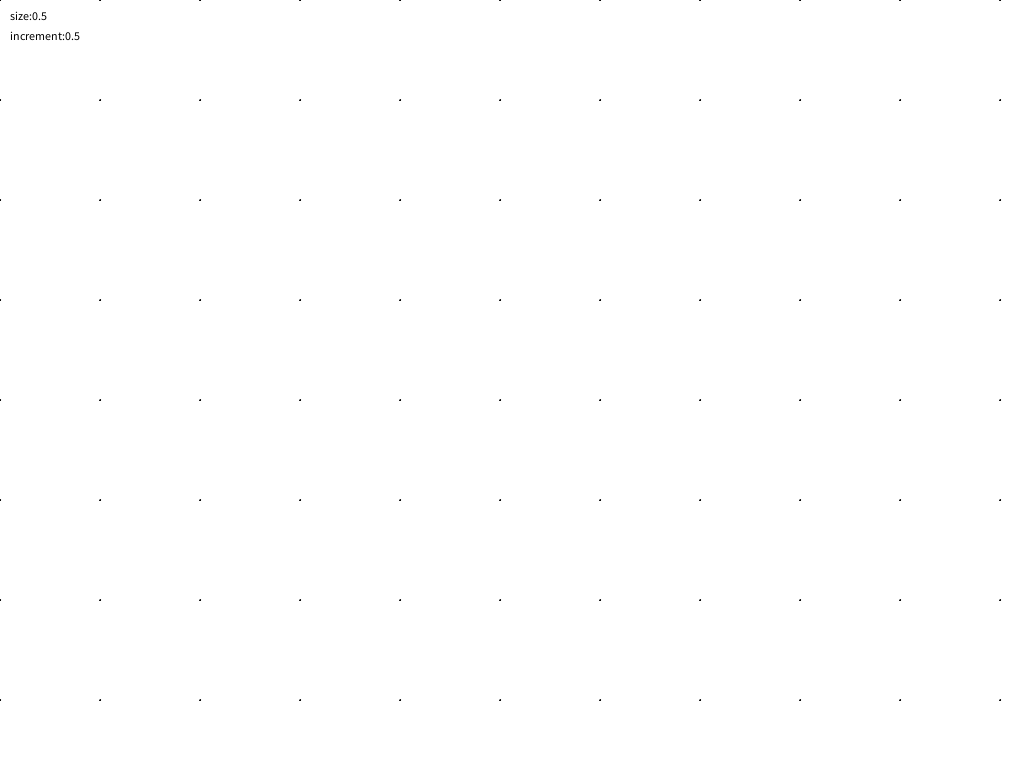
Frame 1 (no input)
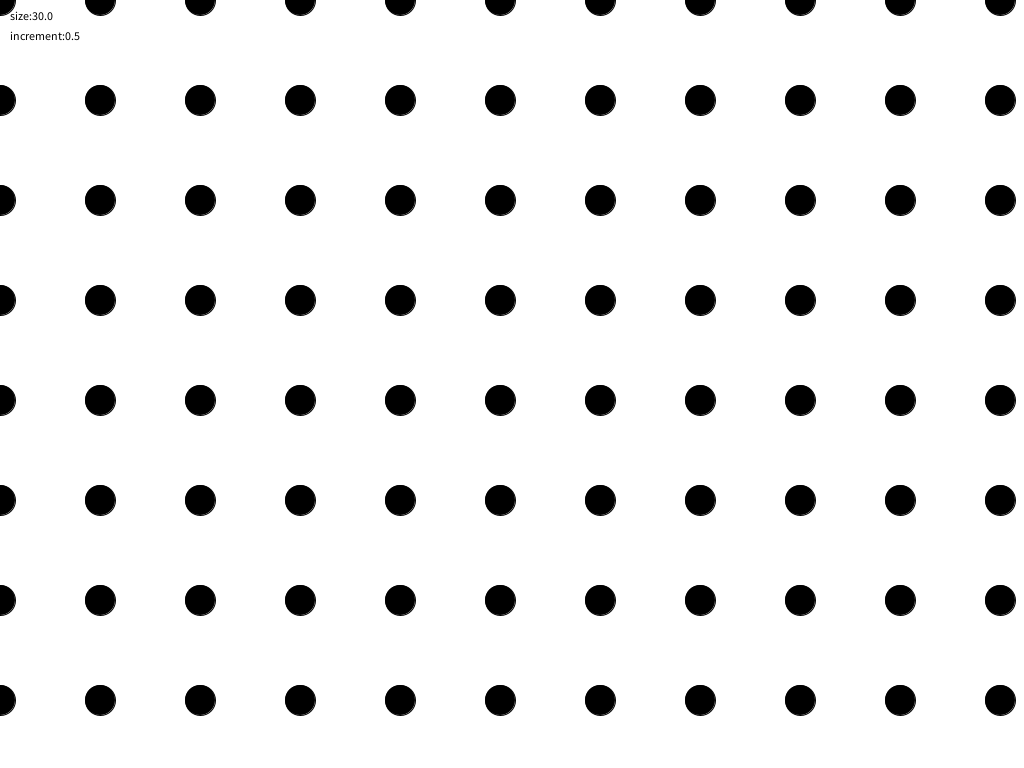
Frame 60 (the mouse pressed at the canvas centre just before this capture)
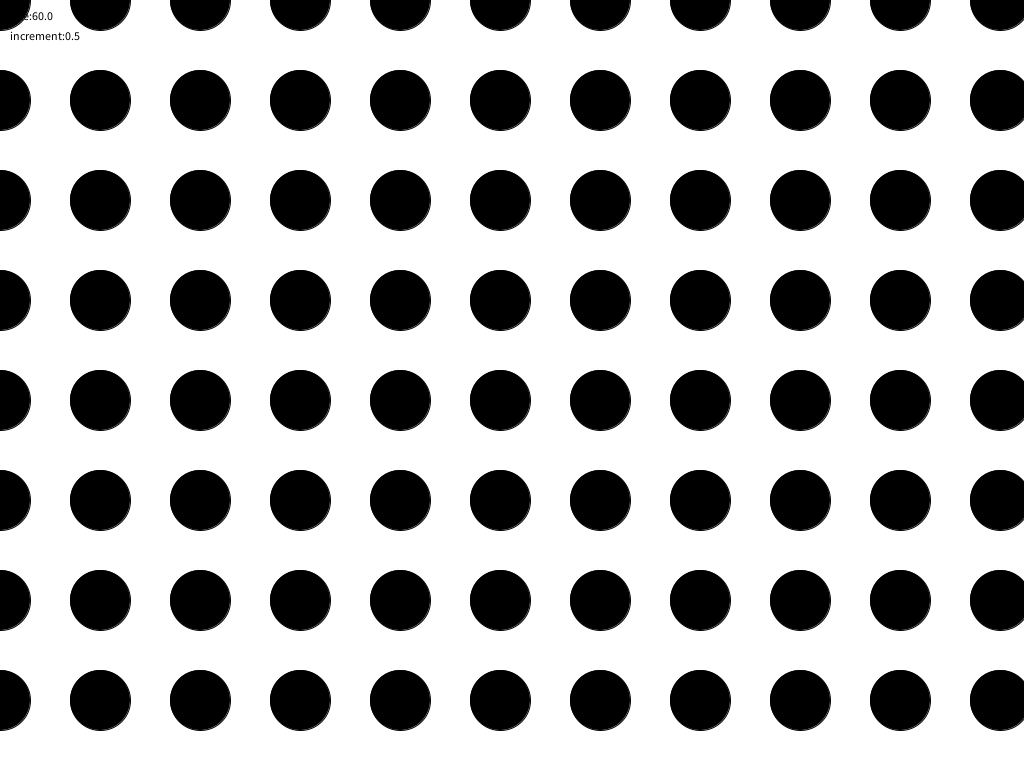
Frame 120 (the mouse held since frame 60 and released just before this capture)

The Processing sketch that drew these frames (run headless with seeded random() and noise(); from frame 60 on, the mouse is pressed at the canvas centre):

// Processing sketch: Animation_5_Many_Pulsating_Circles
// ── Animation_5_Many_Pulsating_Circles.pde
/*------------------------------------------------- 
 Many Pulsating Cirlces ::
 */

float size;
float increment;

//-------------------------------------------------
void setup() {
  size(1024, 768);

  size = 0;

  //we now have a variable to control how much our circle grows
  increment = 0.5;
}

//-------------------------------------------------
void update() {
  size += increment;

  int max_size = 150;

  if (size >= max_size || size <= 0) {
    increment *= -1;
  }
}

//-------------------------------------------------
void draw() {
  update();

  //let's make our background white
  background(255); //set any color you like here using RGB values or shades of gray using only one alpha value: 0 == black, 255 == white.

  //now, instead of drawing one circle, we'll use a for loop to draw many
  for (int i = 0; i < 11; i++) {
    for (int j = 0; j < 11; j++) {
      fill(0);
      //noFill();
      ellipse(i*100, j*100, size, size);
    }
  }
  
  //let's draw to the screen the size of the circle and the increment
  text("size:" + str(size), 10, 20);
  text("increment:" + str(increment), 10, 40);
}
